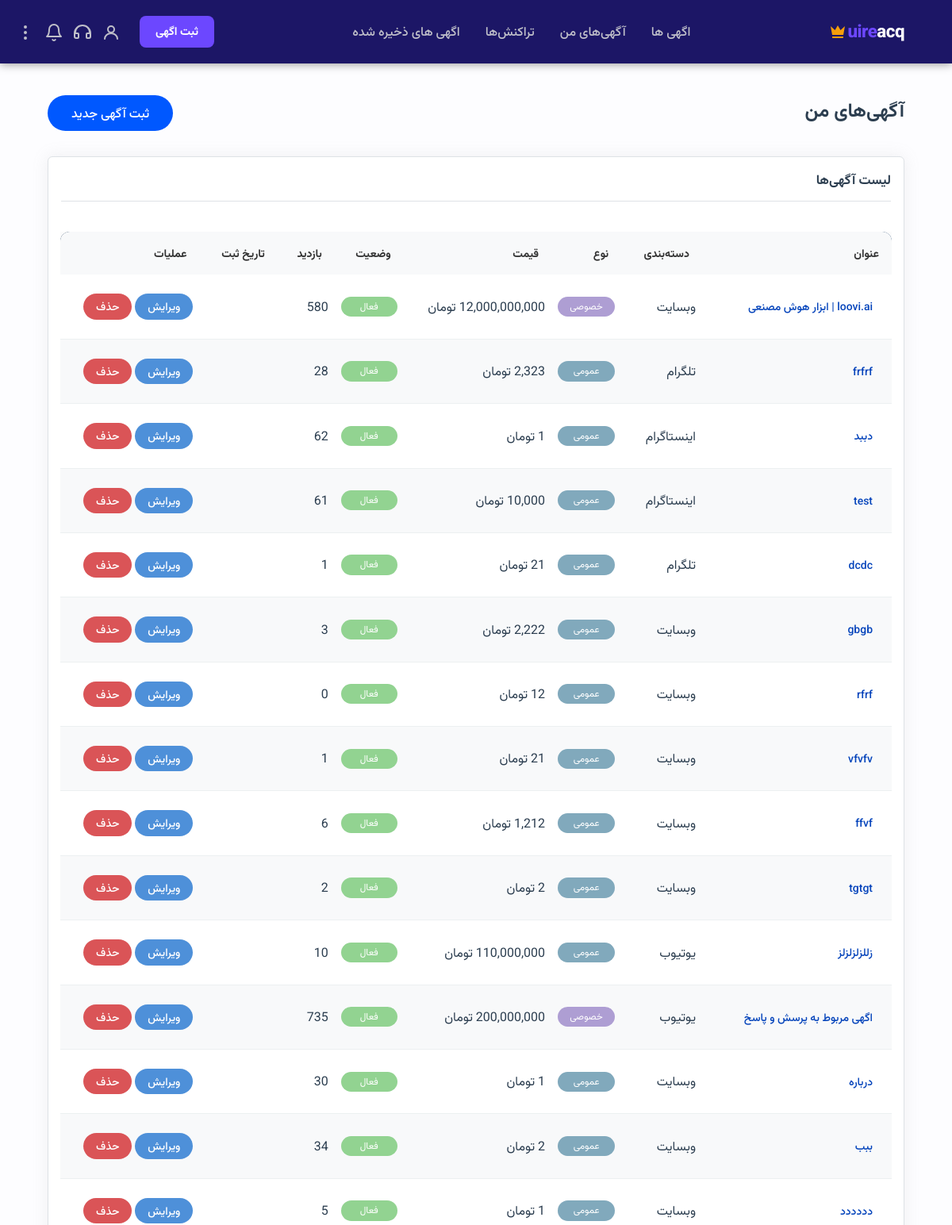
The page /listings/my-listings/ (signed in, upper part) on the database as committed earlier.
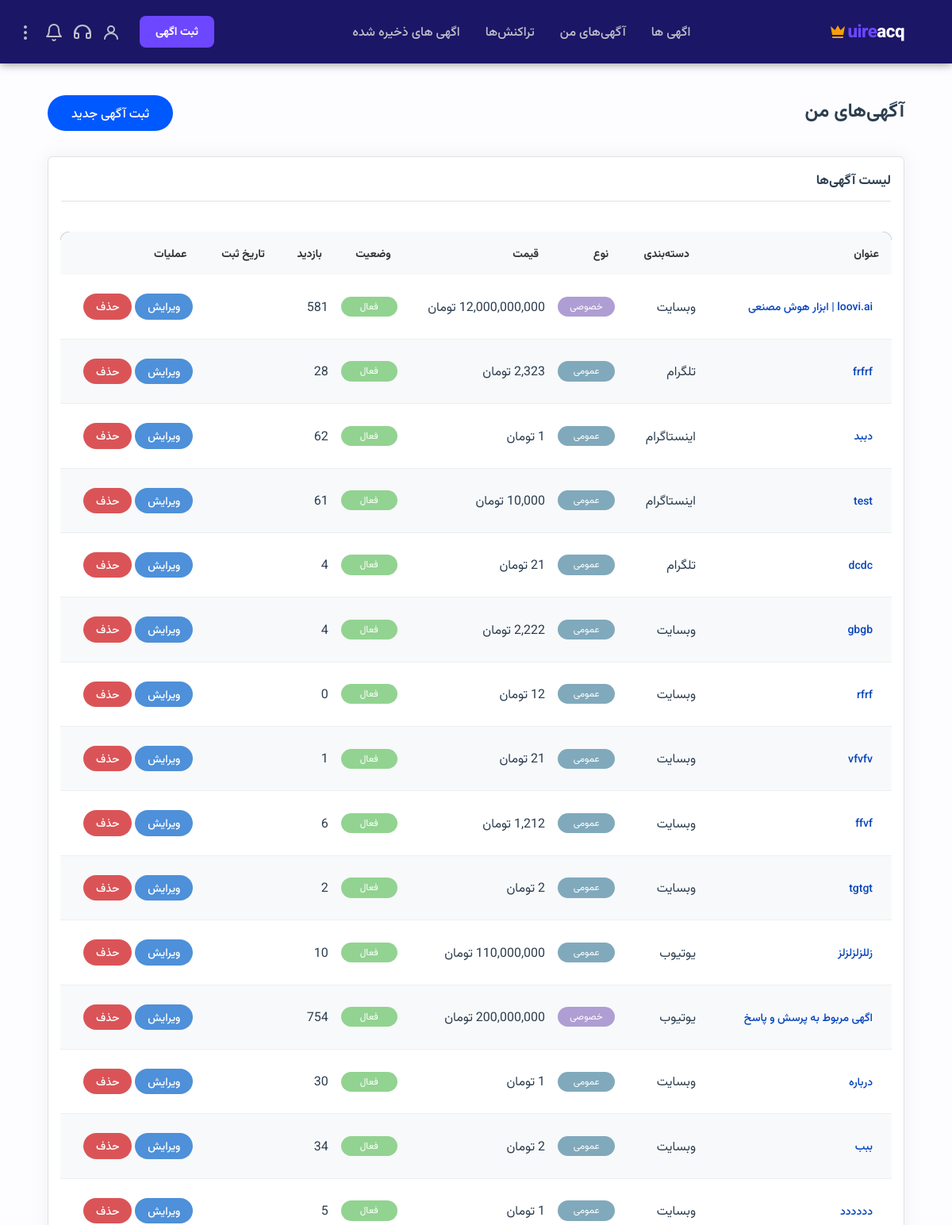
The same page on the database as committed later.
### listings/models.py (models this page shows, shortened)
class Listing(models.Model):
    STATUS_CHOICES = [
        ('pending', 'در انتظار تایید'),
        ('active', 'فعال'),
        ('sold', 'فروخته شده'),
        ('rejected', 'رد شده'),
        ('deleted', 'حذف شده'),
    ]
    seller = models.ForeignKey(settings.AUTH_USER_MODEL, on_delete=models.CASCADE, related_name='listings', verbose_name='فروشنده')
    category = models.ForeignKey(Category, on_delete=models.SET_NULL, null=True, blank=True, verbose_name='دسته‌بندی')
    title = models.CharField(max_length=200, verbose_name='عنوان')
    description = models.TextField(verbose_name='توضیحات')
    location = models.CharField(max_length=200, null=True, blank=True, verbose_name='موقعیت')
    price = models.DecimalField(max_digits=12, decimal_places=0, verbose_name='قیمت')
    discount_price = models.DecimalField(max_digits=12, decimal_places=0, null=True, blank=True, verbose_name='قیمت با تخفیف')
    about_platform = models.TextField(null=True, blank=True, verbose_name='درباره پلتفرم')
    platform_url = models.URLField(blank=True, verbose_name='آدرس پلتفرم')
    followers_count = models.IntegerField(default=0, blank=True, verbose_name='تعداد فالوور')
    monthly_income = models.DecimalField(null=True, blank=True, max_digits=12, decimal_places=0, verbose_name='درآمد ماهانه')
    platform_age = models.IntegerField(default=0, blank=True, verbose_name='سن پلتفرم (ماه)')
    most_like = models.IntegerField(null=True, blank=True, verbose_name='بیشترین لایک')
    most_view = models.IntegerField(null=True, blank=True, verbose_name='بیشترین بازدید')
    most_comment = models.IntegerField(null=True, blank=True, verbose_name='بیشترین کامنت')
    main_image = models.ImageField(upload_to='listings/images/', verbose_name='تصویر اصلی')
    boost = models.BooleanField(default=False, verbose_name='آگهی پیشرفته')
    premier = models.BooleanField(default=False, verbose_name='آگهی برتر')
    suggested_price = models.BooleanField(default=False, verbose_name='امکان پیشنهاد قیمت')
    is_income = models.BooleanField(default=True, verbose_name='آگهی به درآمد رسیده')
    is_verified = models.BooleanField(default=False, verbose_name='اطلاعات مورد تایید است')
    is_private = models.BooleanField(default=False, verbose_name='آگهی خصوصی')
    status = models.CharField(max_length=20, choices=STATUS_CHOICES, default='pending', verbose_name='وضعیت')
    rejection_reason = models.TextField(blank=True, null=True, verbose_name='دلیل رد')
    views_count = models.IntegerField(default=0, verbose_name='تعداد بازدید')
    created_at = models.DateTimeField(auto_now_add=True, verbose_name='تاریخ ایجاد')
    updated_at = models.DateTimeField(auto_now=True, verbose_name='تاریخ بروزرسانی')
    total_revenue = models.DecimalField(max_digits=12, decimal_places=0, null=True, blank=True, verbose_name='درآمد کل')
    total_profit = models.DecimalField(max_digits=12, decimal_places=0, null=True, blank=True, verbose_name='سود کل')
    avg_monthly_revenue = models.DecimalField(max_digits=12, decimal_places=0, null=True, blank=True, verbose_name='میانگین درآمد ماهانه')
    avg_monthly_profit = models.DecimalField(max_digits=12, decimal_places=0, null=True, blank=True, verbose_name='میانگین سود ماهانه')
    profit_margin = models.DecimalField(max_digits=5, decimal_places=2, null=True, blank=True, verbose_name='حاشیه سود (درصد)')
    profit_multiplier = models.DecimalField(max_digits=5, decimal_places=2, null=True, blank=True, verbose_name='ضریب سود')
    revenue_multiplier = models.DecimalField(max_digits=5, decimal_places=2, null=True, blank=True, verbose_name='ضریب درآمد')
    post_sale_support = models.TextField(null=True, blank=True, verbose_name='پشتیبانی پس از فروش')
    class Meta:
        ordering = ['-boost', '-premier', '-created_at']
        verbose_name = 'آگهی'
        verbose_name_plural = 'آگهی‌ها'

class Category(models.Model):
    PLATFORM_CHOICES = [
        ('website', 'وبسایت'),
        ('instagram', 'اینستاگرام'),
        ('telegram', 'تلگرام'),
        ('youtube', 'یوتیوب'),
        ('aparat', 'آپارات'),
        ('other', 'سایر'),
    ]
    name = models.CharField(max_length=100, verbose_name='نام')
    platform = models.CharField(max_length=20, choices=PLATFORM_CHOICES, verbose_name='پلتفرم')
    description = models.TextField(blank=True, verbose_name='توضیحات')
    class Meta:
        verbose_name = 'دسته‌بندی'
        verbose_name_plural = 'دسته‌بندی‌ها'

### listings/views.py (the view)
# urls.py: path('my-listings/', views.my_listings, name='my_listings'),
@login_required
def my_listings(request):
    listings = Listing.objects.filter(seller=request.user)
    pending_requests = VisitRequest.objects.filter(
        listing__seller=request.user,
        status='pending'
    ).select_related('listing', 'requester')
    return render(request, 'listings/my_listings.html', {
        'listings': listings,
        'pending_requests': pending_requests
    })

### listings/templatetags/custom_tags.py (called while the page is built)
@register.filter(name='split_number')
def split_number(value):
    try:
        return f"{int(value):,}"
    except (ValueError, TypeError):
        return value

### listings/templatetags/date_filters.py (called while the page is built)
@register.filter
def jalali_date_numeric(value):
    if not value:
        return ""
    j_date = jdatetime.datetime.fromgregorian(datetime=value)
    return j_date.strftime("%Y/%m/%d")

### notifications/context_processors.py (called while the page is built)
def unread_notifications_count(request):
    if request.user.is_authenticated:
        count = Notification.objects.filter(recipient=request.user, is_read=False).count()
        return {'unread_notifications_count': count}
    return {'unread_notifications_count': 0}

### templates/listings/my_listings.html (shortened to what this page needs)
{% extends 'base.html' %}
{% load custom_tags %}
{% load date_filters %}
{% block nav_class %}navbar-top-dark{% endblock %}
{% block content %}
<div class="container">
    <div class="btn-listing-create">
        <h2 class="mb-4">آگهی‌های من</h2>
        <a href="{% url 'listings:listing_create' %}" class="btn btn-success mb-3">ثبت آگهی جدید</a>
    </div>
    <div class="card">
        <div class="card-header">
            <h5 class="mb-0">لیست آگهی‌ها</h5>
            <hr>
        </div>
        <div class="card-body">
            <div class="table-responsive">
                <table class="table table-striped">
                    <thead>
                        <tr>
                            <th>عنوان</th>
                            <th>دسته‌بندی</th>
                            <th>نوع</th>
                            <th>قیمت</th>
                            <th>وضعیت</th>
                            <th>بازدید</th>
                            <th>تاریخ ثبت</th>
                            <th>عملیات</th>
                        </tr>
                    </thead>
                    <tbody>
                        {% for listing in listings %}
                        <tr>
                            <td>
                                <a href="{% url 'listings:listing_detail' listing.pk %}" class="btn btn-sm btn-link"
                                    onclick="event.stopPropagation();">
                                    {{ listing.title }}
                                </a>
                            </td>
                            <td>{{ listing.category.name }}</td>
                            <td>
                                {% if listing.is_private %}
                                <span class="badge tag-private">خصوصی</span>
                                {% else %}
                                <span class="badge tag-general">عمومی</span>
                                {% endif %}
                            </td>
                            <td>{{ listing.price|split_number }} تومان</td>
                            <td>
                                <span
                                    class="badge tag-{% if listing.status == 'active' %}active{% elif listing.status == 'sold' %}sold{% elif listing.status == 'rejected' %}not-accepted{% elif listing.status == 'deleted' %}deleted{% else %}waiting{% endif %}">
                                    {{ listing.get_status_display }}
                                </span>
                            </td>
                            <td>{{ listing.views_count|split_number }}</td>
                            <td>{{ listing.created_at|jalali_date_numeric }}</td>
                            <td onclick="event.stopPropagation();">
                                {% if listing.status != 'deleted' and listing.status != 'sold' %}
                                <a href="{% url 'listings:listing_edit' listing.pk %}"
                                    class="btn btn-sm btn-edit">ویرایش</a>
                                <a href="{% url 'listings:listing_delete' listing.pk %}"
                                    class="btn btn-sm btn-remove">حذف</a>
                                {% endif %}
                            </td>
                        </tr>
                        {% empty %}
                        <tr>
                            <td colspan="8" class="text-center">شما هنوز آگهی ثبت نکرده‌اید.</td>
                        </tr>
                        {% endfor %}
                    </tbody>
                </table>
            </div>
        </div>
    </div>
</div>
{% endblock %}

Rows that differ between the two databases and show on the page:
changed Listing "loovi.ai | ابزار هوش مصنعی": views_count|split_number "580" → "581"
changed Listing "dcdc": views_count|split_number "1" → "4"
changed Listing "gbgb": views_count|split_number "3" → "4"
changed Listing "اگهی مربوط به پرسش و پاسخ": views_count|split_number "735" → "754"
